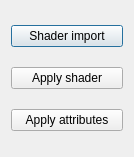
<?xml version="1.0" encoding="UTF-8"?>
<ui version="4.0">
 <class>connector</class>
 <widget class="QDialog" name="connector">
  <property name="geometry">
   <rect>
    <x>0</x>
    <y>0</y>
    <width>134</width>
    <height>157</height>
   </rect>
  </property>
  <property name="sizePolicy">
   <sizepolicy hsizetype="Fixed" vsizetype="Fixed">
    <horstretch>0</horstretch>
    <verstretch>0</verstretch>
   </sizepolicy>
  </property>
  <property name="minimumSize">
   <size>
    <width>134</width>
    <height>157</height>
   </size>
  </property>
  <property name="maximumSize">
   <size>
    <width>134</width>
    <height>157</height>
   </size>
  </property>
  <property name="windowTitle">
   <string>Dialog</string>
  </property>
  <layout class="QGridLayout" name="gridLayout">
   <item row="0" column="0">
    <widget class="QPushButton" name="shaderImportBTN">
     <property name="text">
      <string>Shader import</string>
     </property>
    </widget>
   </item>
   <item row="1" column="0">
    <widget class="QPushButton" name="applyShaderBTN">
     <property name="text">
      <string>Apply shader</string>
     </property>
    </widget>
   </item>
   <item row="2" column="0">
    <widget class="QPushButton" name="applyAttrBTN">
     <property name="text">
      <string>Apply attributes</string>
     </property>
    </widget>
   </item>
  </layout>
 </widget>
 <resources/>
 <connections/>
</ui>
